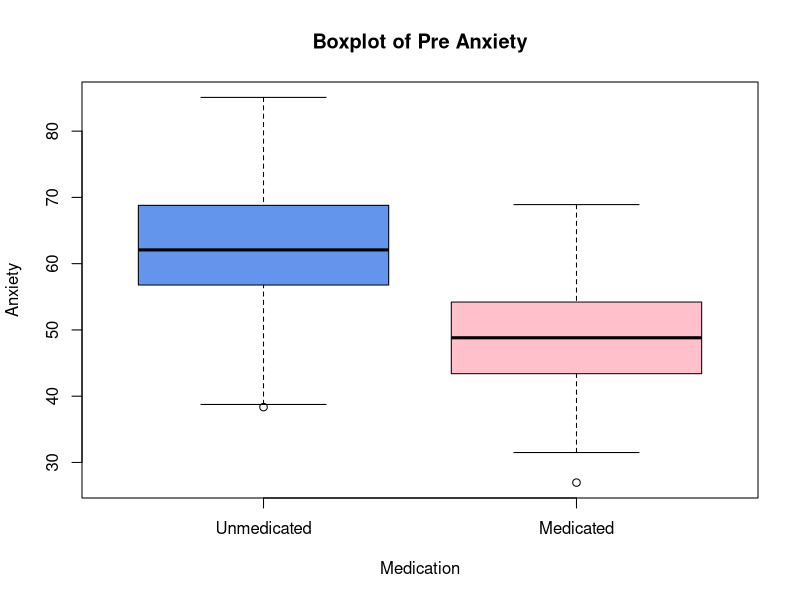
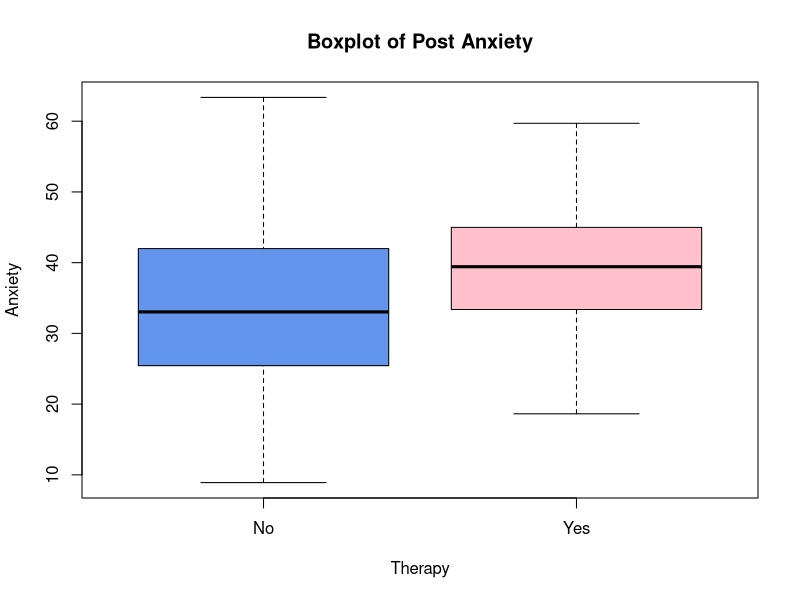
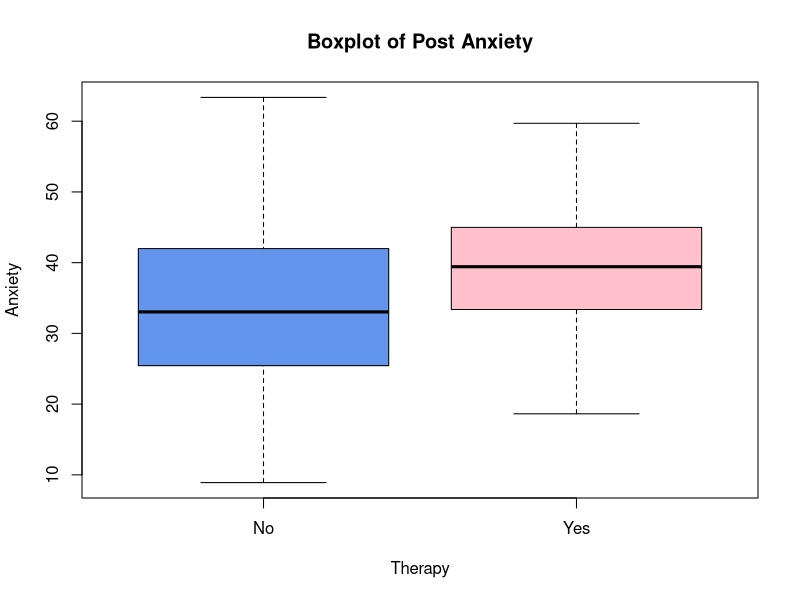
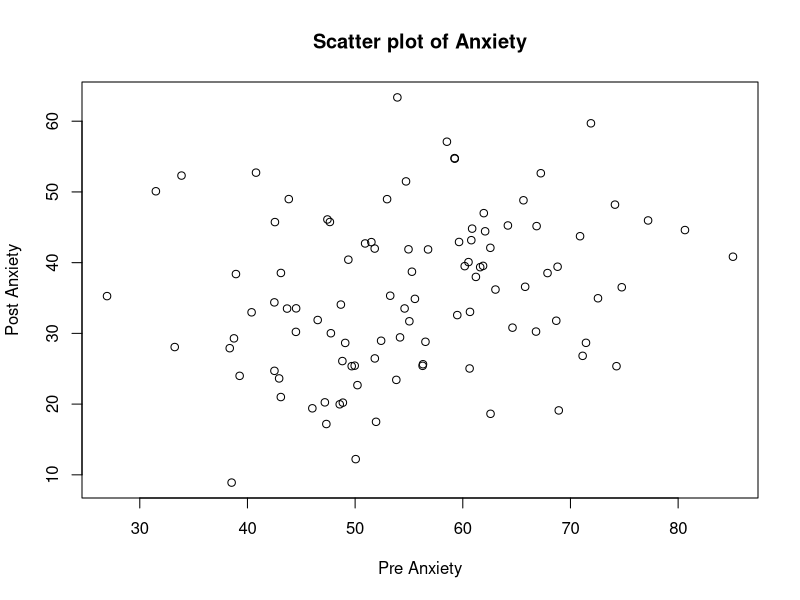
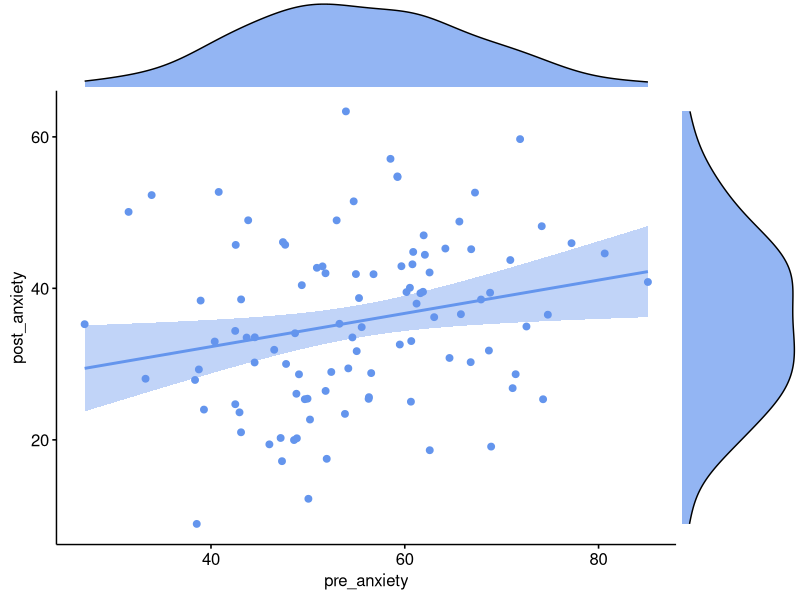

Write R code to recreate these figures, in order. (Note: this script raises an error after producing the figures.)
## ---- chunk 1
#| echo: false
df <- read.csv("data/AnxietyPrePostData.csv")
## ---- chunk 2

df$gender <- factor(df$gender, levels = c(0,1,2), labels = c("female","unreported","male"))
df$previous_therapy <- factor(df$previous_therapy, levels = c(0,1), labels = c("No","Yes"))
df$medicated <- factor(df$medicated, levels = c(0,1), labels = c("Unmedicated","Medicated"))

## ---- chunk 3
summary(df)
## ---- chunk 4
library(psych)
boxplot(pre_anxiety ~ medicated, df, main = "Boxplot of Pre Anxiety", xlab = "Medication", ylab = "Anxiety", col = c("cornflowerblue","pink"))
describeBy(pre_anxiety ~ medicated, data = df)
t.test(pre_anxiety ~ medicated, data = df, var.equal = TRUE)
## ---- chunk 5
#| echo: false
library(car)

leveneTest(pre_anxiety ~ medicated,data = df)
## ---- chunk 6
library(rstatix)
cohens_d(df, pre_anxiety ~ medicated, var.equal = TRUE)
## ---- chunk 7
#| eval: false  #don't include this line in your code it is for the document
library(psych)
library(car)
library(rstatix) # since we have loaded these packages already 
#this is not strictly necessary but it is good practice to 
#put all the library() calls at the top of the script.`

myFormula <- post_anxiety ~ previous_therapy # as we will use this multiple times we can define it`


by(df$post_anxiety, df$previous_therapy, shapiro.test) #check normality of both groups

leveneTest(myFormula,data = df) # check homogeneity of variance`

#create a boxplot
boxplot(myFormula, df, main = "Boxplot of Post Anxiety", xlab = "Therapy", ylab = "Anxiety", col = c("cornflowerblue","pink"))

#get descriptive statistics by group
describeBy(myFormula, data = df)

#perform the t-test
t.test(myFormula, data = df, var.equal = TRUE) #use equal variances as levene's mot significant`

cohens_d(df, myFormula, var.equal = TRUE)
## ---- chunk 8
#| echo: false  
library(psych)
library(car)
library(rstatix) # since we have loaded these packages already 
#this is not strictly necessary but it is good practice to 
#put all the library() calls at the top of the script.

myFormula <- post_anxiety ~ previous_therapy # as we will use this multiple times we can define it`


by(df$post_anxiety, df$previous_therapy, shapiro.test) #check normality of both groups

leveneTest(myFormula,data = df) # check homogeneity of variance`

#create a boxplot
boxplot(myFormula, df, main = "Boxplot of Post Anxiety", xlab = "Therapy", ylab = "Anxiety", col = c("cornflowerblue","pink"))

#get descriptive statistics by group
describeBy(myFormula, data = df)

#perform the t-test
t.test(myFormula, data = df, var.equal = TRUE) #use equal variances as levene's mot significant`

cohens_d(df, myFormula, var.equal = TRUE)
## ---- chunk 9
plot(df$pre_anxiety,df$post_anxiety, xlab = "Pre Anxiety", ylab = "Post Anxiety", main = "Scatter plot of Anxiety")
## ---- chunk 10
#| echo: false
library(ggpubr)
ggscatterhist(df, x = "pre_anxiety", y = "post_anxiety",
              add = "reg.line",
              conf.int = TRUE, 
              color = "cornflowerblue",
              margin.params = list(fill = "cornflowerblue"))

## ---- chunk 11
#| echo: false
cor.test(df$pre_anxiety,df$post_anxiety)
## ---- chunk 12
t.test(df$pre_anxiety, df$post_anxiety, paired = TRUE)
## ---- chunk 13
library(tidyr) #this package include the pivot_ functions we need
#change to long format, 
df_long <- pivot_longer(df,
                        cols      = c(pre_anxiety, post_anxiety), #using these old columns
                        names_to  = "time", #this is the new column to hold the factor names
                        values_to = "anxiety") #this is the new column to hold the values

# make sure each participant's two scores line up
df_long <- df_long[order(df_long$id, df_long$time), ]   # use your participant ID column

## ---- chunk 14
#| echo: false
pairedFormula <- anxiety ~ time
## ---- chunk 15
t.test(pairedFormula, df_long, paired = TRUE)
cohens_d(df_long, pairedFormula, paired = TRUE)
## ---- chunk 16
#perform the anova and assign the output to an object called mdl
mdl <- aov(pre_anxiety ~ medicated + previous_therapy + medicated:previous_therapy, data = df)
#summarise the mdl 
summary(mdl)   
## ---- chunk 17
# Interaction plot
pd <- position_dodge(width = 0.2)

ggplot(df, aes(x = medicated, y = pre_anxiety,
               colour = previous_therapy, group = previous_therapy)) +
  stat_summary(fun.data = mean_se, geom = "errorbar", width = 0.1, position = pd) +
  stat_summary(fun = mean, geom = "line", linewidth = 1, position = pd) +
  stat_summary(fun = mean, geom = "point", size = 3, position = pd) +
  scale_colour_manual(values = c("cornflowerblue", "orange")) +
  labs(x = "Medicated", y = "Mean pre-treatment anxiety (error bars = 1 SE)",
       colour = "Previous therapy") +
  theme_minimal(base_size = 14)

## ---- chunk 18
partial_eta_squared(mdl) 
